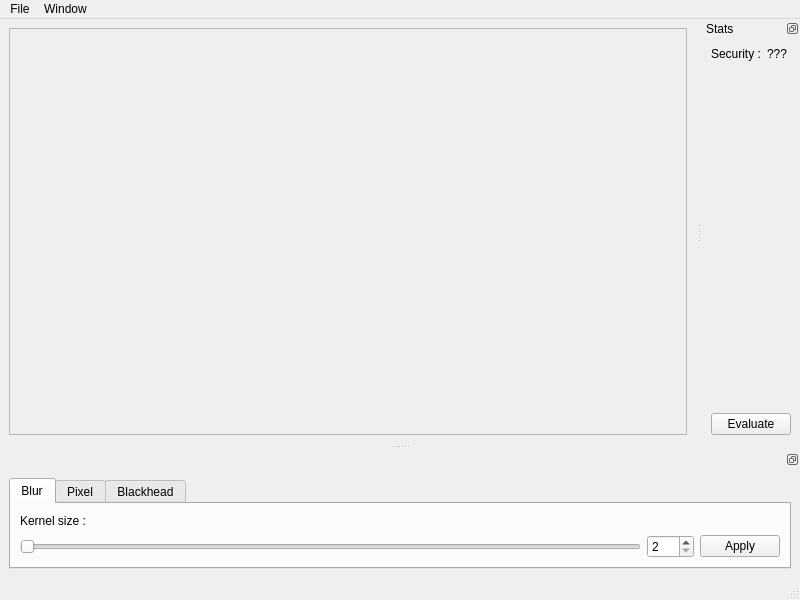
<?xml version="1.0" encoding="UTF-8"?>
<ui version="4.0">
 <class>MainWindow</class>
 <widget class="QMainWindow" name="MainWindow">
  <property name="geometry">
   <rect>
    <x>0</x>
    <y>0</y>
    <width>800</width>
    <height>600</height>
   </rect>
  </property>
  <property name="windowTitle">
   <string>MainWindow</string>
  </property>
  <widget class="QWidget" name="centralwidget">
   <layout class="QGridLayout" name="gridLayout">
    <item row="1" column="0">
     <widget class="QScrollArea" name="scroll_area">
      <property name="sizeAdjustPolicy">
       <enum>QAbstractScrollArea::AdjustIgnored</enum>
      </property>
      <property name="alignment">
       <set>Qt::AlignCenter</set>
      </property>
      <widget class="QWidget" name="scrollAreaWidgetContents">
       <property name="geometry">
        <rect>
         <x>334</x>
         <y>196</y>
         <width>0</width>
         <height>0</height>
        </rect>
       </property>
       <widget class="QLabel" name="image_label">
        <property name="geometry">
         <rect>
          <x>0</x>
          <y>0</y>
          <width>9</width>
          <height>17</height>
         </rect>
        </property>
        <property name="text">
         <string/>
        </property>
        <property name="scaledContents">
         <bool>true</bool>
        </property>
        <property name="alignment">
         <set>Qt::AlignCenter</set>
        </property>
       </widget>
      </widget>
     </widget>
    </item>
   </layout>
  </widget>
  <widget class="QMenuBar" name="menubar">
   <property name="geometry">
    <rect>
     <x>0</x>
     <y>0</y>
     <width>800</width>
     <height>22</height>
    </rect>
   </property>
   <widget class="QMenu" name="menuFile">
    <property name="title">
     <string>File</string>
    </property>
    <addaction name="open_action"/>
   </widget>
   <widget class="QMenu" name="menuWindow">
    <property name="title">
     <string>Window</string>
    </property>
    <addaction name="zoom_in_action"/>
    <addaction name="zoom_out_action"/>
   </widget>
   <addaction name="menuFile"/>
   <addaction name="menuWindow"/>
  </widget>
  <widget class="QStatusBar" name="statusbar"/>
  <widget class="QDockWidget" name="dockWidget">
   <property name="features">
    <set>QDockWidget::DockWidgetFloatable|QDockWidget::DockWidgetMovable</set>
   </property>
   <attribute name="dockWidgetArea">
    <number>8</number>
   </attribute>
   <widget class="QWidget" name="dockWidgetContents">
    <layout class="QGridLayout" name="gridLayout_2">
     <item row="0" column="0">
      <widget class="QTabWidget" name="tabWidget">
       <property name="currentIndex">
        <number>0</number>
       </property>
       <widget class="QWidget" name="tab">
        <attribute name="title">
         <string>Blur</string>
        </attribute>
        <layout class="QGridLayout" name="gridLayout_3">
         <item row="1" column="2">
          <widget class="QPushButton" name="blur_button">
           <property name="sizePolicy">
            <sizepolicy hsizetype="Maximum" vsizetype="Fixed">
             <horstretch>0</horstretch>
             <verstretch>0</verstretch>
            </sizepolicy>
           </property>
           <property name="text">
            <string>Apply</string>
           </property>
          </widget>
         </item>
         <item row="0" column="0">
          <widget class="QLabel" name="label">
           <property name="text">
            <string>Kernel size :</string>
           </property>
           <property name="buddy">
            <cstring>blur_slider</cstring>
           </property>
          </widget>
         </item>
         <item row="1" column="0">
          <widget class="QSlider" name="blur_slider">
           <property name="minimum">
            <number>2</number>
           </property>
           <property name="maximum">
            <number>255</number>
           </property>
           <property name="orientation">
            <enum>Qt::Horizontal</enum>
           </property>
          </widget>
         </item>
         <item row="1" column="1">
          <widget class="QSpinBox" name="blur_spinbox">
           <property name="frame">
            <bool>true</bool>
           </property>
           <property name="buttonSymbols">
            <enum>QAbstractSpinBox::UpDownArrows</enum>
           </property>
           <property name="minimum">
            <number>2</number>
           </property>
           <property name="maximum">
            <number>255</number>
           </property>
           <property name="value">
            <number>2</number>
           </property>
          </widget>
         </item>
        </layout>
       </widget>
       <widget class="QWidget" name="tab_2">
        <attribute name="title">
         <string>Pixel</string>
        </attribute>
        <layout class="QGridLayout" name="gridLayout_4">
         <item row="1" column="1">
          <widget class="QSpinBox" name="pixel_spinbox">
           <property name="minimum">
            <number>2</number>
           </property>
           <property name="maximum">
            <number>100</number>
           </property>
          </widget>
         </item>
         <item row="1" column="0">
          <widget class="QSlider" name="pixel_slider">
           <property name="minimum">
            <number>2</number>
           </property>
           <property name="maximum">
            <number>100</number>
           </property>
           <property name="orientation">
            <enum>Qt::Horizontal</enum>
           </property>
          </widget>
         </item>
         <item row="0" column="0">
          <widget class="QLabel" name="label_2">
           <property name="text">
            <string>Pixel size :</string>
           </property>
           <property name="buddy">
            <cstring>pixel_slider</cstring>
           </property>
          </widget>
         </item>
         <item row="1" column="2">
          <widget class="QPushButton" name="pixel_button">
           <property name="sizePolicy">
            <sizepolicy hsizetype="Maximum" vsizetype="Fixed">
             <horstretch>0</horstretch>
             <verstretch>0</verstretch>
            </sizepolicy>
           </property>
           <property name="text">
            <string>Apply</string>
           </property>
          </widget>
         </item>
        </layout>
       </widget>
       <widget class="QWidget" name="tab_3">
        <attribute name="title">
         <string>Blackhead</string>
        </attribute>
        <layout class="QGridLayout" name="gridLayout_5">
         <item row="0" column="0">
          <widget class="QLabel" name="label_3">
           <property name="text">
            <string>No parameter here lol</string>
           </property>
          </widget>
         </item>
         <item row="0" column="1">
          <widget class="QPushButton" name="blackhead_button">
           <property name="sizePolicy">
            <sizepolicy hsizetype="Maximum" vsizetype="Fixed">
             <horstretch>0</horstretch>
             <verstretch>0</verstretch>
            </sizepolicy>
           </property>
           <property name="text">
            <string>Apply</string>
           </property>
          </widget>
         </item>
        </layout>
       </widget>
      </widget>
     </item>
    </layout>
   </widget>
  </widget>
  <widget class="QDockWidget" name="dockWidget_2">
   <property name="features">
    <set>QDockWidget::DockWidgetFloatable|QDockWidget::DockWidgetMovable</set>
   </property>
   <property name="allowedAreas">
    <set>Qt::LeftDockWidgetArea|Qt::RightDockWidgetArea</set>
   </property>
   <property name="windowTitle">
    <string>Stats</string>
   </property>
   <attribute name="dockWidgetArea">
    <number>2</number>
   </attribute>
   <widget class="QWidget" name="dockWidgetContents_2">
    <layout class="QGridLayout" name="gridLayout_7">
     <item row="1" column="0">
      <spacer name="verticalSpacer">
       <property name="orientation">
        <enum>Qt::Vertical</enum>
       </property>
       <property name="sizeHint" stdset="0">
        <size>
         <width>20</width>
         <height>40</height>
        </size>
       </property>
      </spacer>
     </item>
     <item row="0" column="0">
      <widget class="QLabel" name="label_4">
       <property name="text">
        <string>Security :</string>
       </property>
      </widget>
     </item>
     <item row="0" column="1">
      <widget class="QLabel" name="security_label">
       <property name="text">
        <string notr="true">???</string>
       </property>
      </widget>
     </item>
     <item row="2" column="0" colspan="2">
      <widget class="QPushButton" name="evaluate_button">
       <property name="text">
        <string>Evaluate</string>
       </property>
      </widget>
     </item>
    </layout>
   </widget>
  </widget>
  <action name="open_action">
   <property name="text">
    <string>Open...</string>
   </property>
   <property name="shortcut">
    <string>Ctrl+O</string>
   </property>
  </action>
  <action name="zoom_in_action">
   <property name="text">
    <string>Zoom in</string>
   </property>
   <property name="shortcut">
    <string>+</string>
   </property>
  </action>
  <action name="zoom_out_action">
   <property name="text">
    <string>Zoom out</string>
   </property>
   <property name="shortcut">
    <string>-</string>
   </property>
  </action>
 </widget>
 <tabstops>
  <tabstop>tabWidget</tabstop>
  <tabstop>blur_slider</tabstop>
  <tabstop>blur_spinbox</tabstop>
  <tabstop>blur_button</tabstop>
  <tabstop>pixel_slider</tabstop>
  <tabstop>pixel_spinbox</tabstop>
  <tabstop>pixel_button</tabstop>
  <tabstop>blackhead_button</tabstop>
 </tabstops>
 <resources/>
 <connections>
  <connection>
   <sender>blur_slider</sender>
   <signal>valueChanged(int)</signal>
   <receiver>blur_spinbox</receiver>
   <slot>setValue(int)</slot>
   <hints>
    <hint type="sourcelabel">
     <x>572</x>
     <y>549</y>
    </hint>
    <hint type="destinationlabel">
     <x>666</x>
     <y>546</y>
    </hint>
   </hints>
  </connection>
  <connection>
   <sender>blur_spinbox</sender>
   <signal>valueChanged(int)</signal>
   <receiver>blur_slider</receiver>
   <slot>setValue(int)</slot>
   <hints>
    <hint type="sourcelabel">
     <x>649</x>
     <y>536</y>
    </hint>
    <hint type="destinationlabel">
     <x>476</x>
     <y>540</y>
    </hint>
   </hints>
  </connection>
  <connection>
   <sender>pixel_slider</sender>
   <signal>valueChanged(int)</signal>
   <receiver>pixel_spinbox</receiver>
   <slot>setValue(int)</slot>
   <hints>
    <hint type="sourcelabel">
     <x>595</x>
     <y>542</y>
    </hint>
    <hint type="destinationlabel">
     <x>676</x>
     <y>543</y>
    </hint>
   </hints>
  </connection>
  <connection>
   <sender>pixel_spinbox</sender>
   <signal>valueChanged(int)</signal>
   <receiver>pixel_slider</receiver>
   <slot>setValue(int)</slot>
   <hints>
    <hint type="sourcelabel">
     <x>644</x>
     <y>545</y>
    </hint>
    <hint type="destinationlabel">
     <x>596</x>
     <y>541</y>
    </hint>
   </hints>
  </connection>
 </connections>
</ui>
